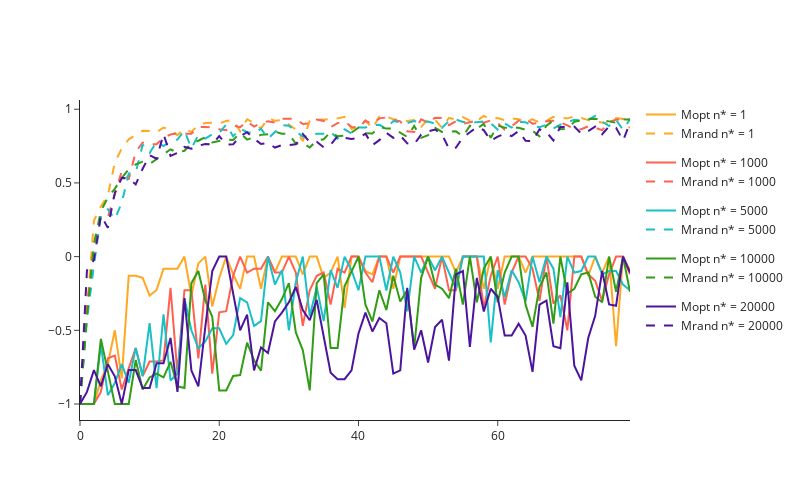

Source (notebook cell):
### Code cell
fig = go.Figure()
for i in [0,2,3,4,5]:
    fig.add_trace(go.Scatter(x=list(range(len(M_opts2[i]))), y=M_opts2[i],
                    mode='lines',line = dict(color = colors[i]),
                    name='Mopt n* = '+ str(n_stars[i]), legendgroup=i+1))
    fig.add_trace(go.Scatter(x=list(range(len(M_rands2[i]))), y=M_rands2[i],
                     line = dict(dash='dash',color = colors[i]),
                    name='Mrand n* = '+ str(n_stars[i]), legendgroup=i+1))
fig.update_layout(template="simple_white", width=800,height=500)

fig.show()
